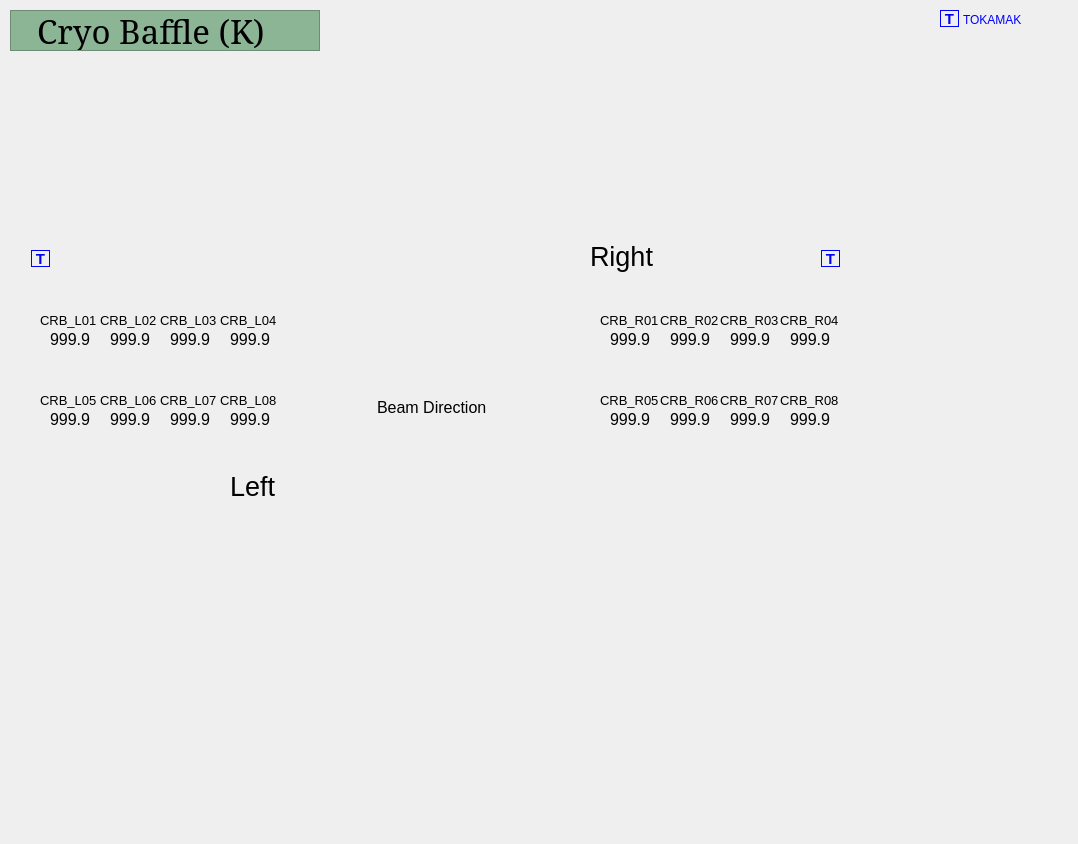
<?xml version="1.0" encoding="UTF-8"?>
<ui version="4.0">
 <class>Form</class>
 <widget class="QWidget" name="Form">
  <property name="geometry">
   <rect>
    <x>0</x>
    <y>0</y>
    <width>1078</width>
    <height>844</height>
   </rect>
  </property>
  <property name="windowTitle">
   <string>Form</string>
  </property>
  <widget class="CALabel" name="caLabel_518">
   <property name="geometry">
    <rect>
     <x>225</x>
     <y>410</y>
     <width>50</width>
     <height>19</height>
    </rect>
   </property>
   <property name="font">
    <font>
     <pointsize>12</pointsize>
    </font>
   </property>
   <property name="text">
    <string>999.9</string>
   </property>
   <property name="alignment">
    <set>Qt::AlignCenter</set>
   </property>
   <property name="pvname">
    <string>NB1_CRB_TTC_L08</string>
   </property>
   <property name="dmode" stdset="0">
    <enum>CALabel::RealOne</enum>
   </property>
   <property name="cmode" stdset="0">
    <enum>CALabel::Alarm</enum>
   </property>
  </widget>
  <widget class="QLabel" name="label_1152">
   <property name="geometry">
    <rect>
     <x>720</x>
     <y>390</y>
     <width>58</width>
     <height>20</height>
    </rect>
   </property>
   <property name="styleSheet">
    <string>font: 75 10pt;
color: rgb(0, 0, 0);</string>
   </property>
   <property name="text">
    <string>CRB_R07</string>
   </property>
  </widget>
  <widget class="QLabel" name="label_1143">
   <property name="geometry">
    <rect>
     <x>660</x>
     <y>390</y>
     <width>58</width>
     <height>20</height>
    </rect>
   </property>
   <property name="styleSheet">
    <string>font: 75 10pt;
color: rgb(0, 0, 0);</string>
   </property>
   <property name="text">
    <string>CRB_R06</string>
   </property>
  </widget>
  <widget class="CALabel" name="caLabel_525">
   <property name="geometry">
    <rect>
     <x>725</x>
     <y>410</y>
     <width>50</width>
     <height>19</height>
    </rect>
   </property>
   <property name="font">
    <font>
     <pointsize>12</pointsize>
    </font>
   </property>
   <property name="text">
    <string>999.9</string>
   </property>
   <property name="alignment">
    <set>Qt::AlignCenter</set>
   </property>
   <property name="pvname">
    <string>NB1_CRB_TTC_R07</string>
   </property>
   <property name="dmode" stdset="0">
    <enum>CALabel::RealOne</enum>
   </property>
   <property name="cmode" stdset="0">
    <enum>CALabel::Alarm</enum>
   </property>
  </widget>
  <widget class="QLabel" name="label_1149">
   <property name="geometry">
    <rect>
     <x>600</x>
     <y>390</y>
     <width>58</width>
     <height>20</height>
    </rect>
   </property>
   <property name="styleSheet">
    <string>font: 75 10pt;
color: rgb(0, 0, 0);</string>
   </property>
   <property name="text">
    <string>CRB_R05</string>
   </property>
  </widget>
  <widget class="QLabel" name="label_1151">
   <property name="geometry">
    <rect>
     <x>220</x>
     <y>310</y>
     <width>58</width>
     <height>20</height>
    </rect>
   </property>
   <property name="styleSheet">
    <string>font: 75 10pt;
color: rgb(0, 0, 0);</string>
   </property>
   <property name="text">
    <string>CRB_L04</string>
   </property>
  </widget>
  <widget class="CALabel" name="caLabel_519">
   <property name="geometry">
    <rect>
     <x>605</x>
     <y>330</y>
     <width>50</width>
     <height>19</height>
    </rect>
   </property>
   <property name="font">
    <font>
     <pointsize>12</pointsize>
    </font>
   </property>
   <property name="text">
    <string>999.9</string>
   </property>
   <property name="alignment">
    <set>Qt::AlignCenter</set>
   </property>
   <property name="pvname">
    <string>NB1_CRB_TTC_R01</string>
   </property>
   <property name="dmode" stdset="0">
    <enum>CALabel::RealOne</enum>
   </property>
   <property name="cmode" stdset="0">
    <enum>CALabel::Alarm</enum>
   </property>
  </widget>
  <widget class="QLabel" name="label_964">
   <property name="geometry">
    <rect>
     <x>10</x>
     <y>10</y>
     <width>310</width>
     <height>41</height>
    </rect>
   </property>
   <property name="font">
    <font>
     <family>serif</family>
     <pointsize>25</pointsize>
     <weight>9</weight>
     <italic>false</italic>
     <bold>false</bold>
    </font>
   </property>
   <property name="styleSheet">
    <string>font: 75 25pt &quot;serif&quot;;
color: rgb(0, 0, 0);
background-color: rgb(140,181,150);
</string>
   </property>
   <property name="frameShape">
    <enum>QFrame::StyledPanel</enum>
   </property>
   <property name="text">
    <string>  Cryo Baffle (K)</string>
   </property>
   <property name="alignment">
    <set>Qt::AlignLeading|Qt::AlignLeft|Qt::AlignVCenter</set>
   </property>
  </widget>
  <widget class="CALabel" name="caLabel_513">
   <property name="geometry">
    <rect>
     <x>165</x>
     <y>330</y>
     <width>50</width>
     <height>19</height>
    </rect>
   </property>
   <property name="font">
    <font>
     <pointsize>12</pointsize>
    </font>
   </property>
   <property name="text">
    <string>999.9</string>
   </property>
   <property name="alignment">
    <set>Qt::AlignCenter</set>
   </property>
   <property name="pvname">
    <string>NB1_CRB_TTC_L03</string>
   </property>
   <property name="dmode" stdset="0">
    <enum>CALabel::RealOne</enum>
   </property>
   <property name="cmode" stdset="0">
    <enum>CALabel::Alarm</enum>
   </property>
  </widget>
  <widget class="StaticGraphic" name="staticGraphic_119">
   <property name="geometry">
    <rect>
     <x>590</x>
     <y>270</y>
     <width>251</width>
     <height>200</height>
    </rect>
   </property>
   <property name="geometryType">
    <enum>StaticGraphic::Rectangle</enum>
   </property>
   <property name="fillMode">
    <enum>StaticGraphic::Solid</enum>
   </property>
   <property name="fillColor" stdset="0">
    <color>
     <red>180</red>
     <green>254</green>
     <blue>255</blue>
    </color>
   </property>
  </widget>
  <widget class="QLabel" name="label_1135">
   <property name="geometry">
    <rect>
     <x>220</x>
     <y>390</y>
     <width>58</width>
     <height>20</height>
    </rect>
   </property>
   <property name="styleSheet">
    <string>font: 75 10pt;
color: rgb(0, 0, 0);</string>
   </property>
   <property name="text">
    <string>CRB_L08</string>
   </property>
  </widget>
  <widget class="QLabel" name="label_1145">
   <property name="geometry">
    <rect>
     <x>40</x>
     <y>390</y>
     <width>58</width>
     <height>20</height>
    </rect>
   </property>
   <property name="styleSheet">
    <string>font: 75 10pt;
color: rgb(0, 0, 0);</string>
   </property>
   <property name="text">
    <string>CRB_L05</string>
   </property>
  </widget>
  <widget class="CALabel" name="caLabel_524">
   <property name="geometry">
    <rect>
     <x>785</x>
     <y>410</y>
     <width>50</width>
     <height>19</height>
    </rect>
   </property>
   <property name="font">
    <font>
     <pointsize>12</pointsize>
    </font>
   </property>
   <property name="text">
    <string>999.9</string>
   </property>
   <property name="alignment">
    <set>Qt::AlignCenter</set>
   </property>
   <property name="pvname">
    <string>NB1_CRB_TTC_R08</string>
   </property>
   <property name="dmode" stdset="0">
    <enum>CALabel::RealOne</enum>
   </property>
   <property name="cmode" stdset="0">
    <enum>CALabel::Alarm</enum>
   </property>
  </widget>
  <widget class="StaticGraphic" name="staticGraphic_122">
   <property name="geometry">
    <rect>
     <x>30</x>
     <y>270</y>
     <width>251</width>
     <height>200</height>
    </rect>
   </property>
   <property name="geometryType">
    <enum>StaticGraphic::Rectangle</enum>
   </property>
   <property name="fillMode">
    <enum>StaticGraphic::Solid</enum>
   </property>
   <property name="fillColor" stdset="0">
    <color>
     <red>180</red>
     <green>254</green>
     <blue>255</blue>
    </color>
   </property>
  </widget>
  <widget class="CALabel" name="caLabel_520">
   <property name="geometry">
    <rect>
     <x>725</x>
     <y>330</y>
     <width>50</width>
     <height>19</height>
    </rect>
   </property>
   <property name="font">
    <font>
     <pointsize>12</pointsize>
    </font>
   </property>
   <property name="text">
    <string>999.9</string>
   </property>
   <property name="alignment">
    <set>Qt::AlignCenter</set>
   </property>
   <property name="pvname">
    <string>NB1_CRB_TTC_R03</string>
   </property>
   <property name="dmode" stdset="0">
    <enum>CALabel::RealOne</enum>
   </property>
   <property name="cmode" stdset="0">
    <enum>CALabel::Alarm</enum>
   </property>
  </widget>
  <widget class="CALabel" name="caLabel_514">
   <property name="geometry">
    <rect>
     <x>225</x>
     <y>330</y>
     <width>50</width>
     <height>19</height>
    </rect>
   </property>
   <property name="font">
    <font>
     <pointsize>12</pointsize>
    </font>
   </property>
   <property name="text">
    <string>999.9</string>
   </property>
   <property name="alignment">
    <set>Qt::AlignCenter</set>
   </property>
   <property name="pvname">
    <string>NB1_CRB_TTC_L04</string>
   </property>
   <property name="dmode" stdset="0">
    <enum>CALabel::RealOne</enum>
   </property>
   <property name="cmode" stdset="0">
    <enum>CALabel::Alarm</enum>
   </property>
  </widget>
  <widget class="QLabel" name="label_1138">
   <property name="geometry">
    <rect>
     <x>160</x>
     <y>310</y>
     <width>58</width>
     <height>20</height>
    </rect>
   </property>
   <property name="styleSheet">
    <string>font: 75 10pt;
color: rgb(0, 0, 0);</string>
   </property>
   <property name="text">
    <string>CRB_L03</string>
   </property>
  </widget>
  <widget class="StaticGraphic" name="staticGraphic_123">
   <property name="geometry">
    <rect>
     <x>280</x>
     <y>350</y>
     <width>49</width>
     <height>49</height>
    </rect>
   </property>
   <property name="geometryType">
    <enum>StaticGraphic::RightArrow</enum>
   </property>
   <property name="geomDirection">
    <enum>StaticGraphic::Default</enum>
   </property>
   <property name="fillMode">
    <enum>StaticGraphic::Solid</enum>
   </property>
   <property name="fillColor" stdset="0">
    <color>
     <red>255</red>
     <green>0</green>
     <blue>0</blue>
    </color>
   </property>
   <property name="lineColor" stdset="0">
    <color>
     <red>255</red>
     <green>255</green>
     <blue>255</blue>
    </color>
   </property>
  </widget>
  <widget class="QLabel" name="label_1140">
   <property name="geometry">
    <rect>
     <x>100</x>
     <y>390</y>
     <width>58</width>
     <height>20</height>
    </rect>
   </property>
   <property name="styleSheet">
    <string>font: 75 10pt;
color: rgb(0, 0, 0);</string>
   </property>
   <property name="text">
    <string>CRB_L06</string>
   </property>
  </widget>
  <widget class="QLabel" name="label_1144">
   <property name="geometry">
    <rect>
     <x>40</x>
     <y>310</y>
     <width>58</width>
     <height>20</height>
    </rect>
   </property>
   <property name="styleSheet">
    <string>font: 75 10pt;
color: rgb(0, 0, 0);</string>
   </property>
   <property name="text">
    <string>CRB_L01</string>
   </property>
  </widget>
  <widget class="CALabel" name="caLabel_515">
   <property name="geometry">
    <rect>
     <x>45</x>
     <y>410</y>
     <width>50</width>
     <height>19</height>
    </rect>
   </property>
   <property name="font">
    <font>
     <pointsize>12</pointsize>
    </font>
   </property>
   <property name="text">
    <string>999.9</string>
   </property>
   <property name="alignment">
    <set>Qt::AlignCenter</set>
   </property>
   <property name="pvname">
    <string>NB1_CRB_TTC_L05</string>
   </property>
   <property name="dmode" stdset="0">
    <enum>CALabel::RealOne</enum>
   </property>
   <property name="cmode" stdset="0">
    <enum>CALabel::Alarm</enum>
   </property>
  </widget>
  <widget class="QLabel" name="label_1139">
   <property name="geometry">
    <rect>
     <x>100</x>
     <y>310</y>
     <width>58</width>
     <height>20</height>
    </rect>
   </property>
   <property name="styleSheet">
    <string>font: 75 10pt;
color: rgb(0, 0, 0);</string>
   </property>
   <property name="text">
    <string>CRB_L02</string>
   </property>
  </widget>
  <widget class="CALabel" name="caLabel_523">
   <property name="geometry">
    <rect>
     <x>605</x>
     <y>410</y>
     <width>50</width>
     <height>19</height>
    </rect>
   </property>
   <property name="font">
    <font>
     <pointsize>12</pointsize>
    </font>
   </property>
   <property name="text">
    <string>999.9</string>
   </property>
   <property name="alignment">
    <set>Qt::AlignCenter</set>
   </property>
   <property name="pvname">
    <string>NB1_CRB_TTC_R05</string>
   </property>
   <property name="dmode" stdset="0">
    <enum>CALabel::RealOne</enum>
   </property>
   <property name="cmode" stdset="0">
    <enum>CALabel::Alarm</enum>
   </property>
  </widget>
  <widget class="CALabel" name="caLabel_511">
   <property name="geometry">
    <rect>
     <x>45</x>
     <y>330</y>
     <width>50</width>
     <height>19</height>
    </rect>
   </property>
   <property name="font">
    <font>
     <pointsize>12</pointsize>
    </font>
   </property>
   <property name="text">
    <string>999.9</string>
   </property>
   <property name="alignment">
    <set>Qt::AlignCenter</set>
   </property>
   <property name="pvname">
    <string>NB1_CRB_TTC_L01</string>
   </property>
   <property name="dmode" stdset="0">
    <enum>CALabel::RealOne</enum>
   </property>
   <property name="cmode" stdset="0">
    <enum>CALabel::Alarm</enum>
   </property>
  </widget>
  <widget class="CALabel" name="caLabel_516">
   <property name="geometry">
    <rect>
     <x>105</x>
     <y>410</y>
     <width>50</width>
     <height>19</height>
    </rect>
   </property>
   <property name="font">
    <font>
     <pointsize>12</pointsize>
    </font>
   </property>
   <property name="text">
    <string>999.9</string>
   </property>
   <property name="alignment">
    <set>Qt::AlignCenter</set>
   </property>
   <property name="pvname">
    <string>NB1_CRB_TTC_L06</string>
   </property>
   <property name="dmode" stdset="0">
    <enum>CALabel::RealOne</enum>
   </property>
   <property name="cmode" stdset="0">
    <enum>CALabel::Alarm</enum>
   </property>
  </widget>
  <widget class="QLabel" name="label_1155">
   <property name="geometry">
    <rect>
     <x>377</x>
     <y>397</y>
     <width>130</width>
     <height>21</height>
    </rect>
   </property>
   <property name="styleSheet">
    <string>font: 75 12pt;
color: rgb(0, 0, 0);</string>
   </property>
   <property name="text">
    <string>Beam Direction</string>
   </property>
  </widget>
  <widget class="QLabel" name="label_1150">
   <property name="geometry">
    <rect>
     <x>780</x>
     <y>390</y>
     <width>58</width>
     <height>20</height>
    </rect>
   </property>
   <property name="styleSheet">
    <string>font: 75 10pt;
color: rgb(0, 0, 0);</string>
   </property>
   <property name="text">
    <string>CRB_R08</string>
   </property>
  </widget>
  <widget class="StaticGraphic" name="staticGraphic_121">
   <property name="geometry">
    <rect>
     <x>540</x>
     <y>350</y>
     <width>49</width>
     <height>49</height>
    </rect>
   </property>
   <property name="geometryType">
    <enum>StaticGraphic::LeftArrow</enum>
   </property>
   <property name="geomDirection">
    <enum>StaticGraphic::Default</enum>
   </property>
   <property name="fillMode">
    <enum>StaticGraphic::Solid</enum>
   </property>
   <property name="fillColor" stdset="0">
    <color>
     <red>255</red>
     <green>0</green>
     <blue>0</blue>
    </color>
   </property>
   <property name="lineColor" stdset="0">
    <color>
     <red>255</red>
     <green>255</green>
     <blue>255</blue>
    </color>
   </property>
  </widget>
  <widget class="CALabel" name="caLabel_521">
   <property name="geometry">
    <rect>
     <x>665</x>
     <y>330</y>
     <width>50</width>
     <height>19</height>
    </rect>
   </property>
   <property name="font">
    <font>
     <pointsize>12</pointsize>
    </font>
   </property>
   <property name="text">
    <string>999.9</string>
   </property>
   <property name="alignment">
    <set>Qt::AlignCenter</set>
   </property>
   <property name="pvname">
    <string>NB1_CRB_TTC_R02</string>
   </property>
   <property name="dmode" stdset="0">
    <enum>CALabel::RealOne</enum>
   </property>
   <property name="cmode" stdset="0">
    <enum>CALabel::Alarm</enum>
   </property>
  </widget>
  <widget class="QLabel" name="label_1156">
   <property name="geometry">
    <rect>
     <x>720</x>
     <y>310</y>
     <width>58</width>
     <height>20</height>
    </rect>
   </property>
   <property name="styleSheet">
    <string>font: 75 10pt;
color: rgb(0, 0, 0);</string>
   </property>
   <property name="text">
    <string>CRB_R03</string>
   </property>
  </widget>
  <widget class="CALabel" name="caLabel_512">
   <property name="geometry">
    <rect>
     <x>105</x>
     <y>330</y>
     <width>50</width>
     <height>19</height>
    </rect>
   </property>
   <property name="font">
    <font>
     <pointsize>12</pointsize>
    </font>
   </property>
   <property name="text">
    <string>999.9</string>
   </property>
   <property name="alignment">
    <set>Qt::AlignCenter</set>
   </property>
   <property name="pvname">
    <string>NB1_CRB_TTC_L02</string>
   </property>
   <property name="dmode" stdset="0">
    <enum>CALabel::RealOne</enum>
   </property>
   <property name="cmode" stdset="0">
    <enum>CALabel::Alarm</enum>
   </property>
  </widget>
  <widget class="CALabel" name="caLabel_517">
   <property name="geometry">
    <rect>
     <x>165</x>
     <y>410</y>
     <width>50</width>
     <height>19</height>
    </rect>
   </property>
   <property name="font">
    <font>
     <pointsize>12</pointsize>
    </font>
   </property>
   <property name="text">
    <string>999.9</string>
   </property>
   <property name="alignment">
    <set>Qt::AlignCenter</set>
   </property>
   <property name="pvname">
    <string>NB1_CRB_TTC_L07</string>
   </property>
   <property name="dmode" stdset="0">
    <enum>CALabel::RealOne</enum>
   </property>
   <property name="cmode" stdset="0">
    <enum>CALabel::Alarm</enum>
   </property>
  </widget>
  <widget class="CALabel" name="caLabel_526">
   <property name="geometry">
    <rect>
     <x>665</x>
     <y>410</y>
     <width>50</width>
     <height>19</height>
    </rect>
   </property>
   <property name="font">
    <font>
     <pointsize>12</pointsize>
    </font>
   </property>
   <property name="text">
    <string>999.9</string>
   </property>
   <property name="alignment">
    <set>Qt::AlignCenter</set>
   </property>
   <property name="pvname">
    <string>NB1_CRB_TTC_R06</string>
   </property>
   <property name="dmode" stdset="0">
    <enum>CALabel::RealOne</enum>
   </property>
   <property name="cmode" stdset="0">
    <enum>CALabel::Alarm</enum>
   </property>
  </widget>
  <widget class="QLabel" name="label_1147">
   <property name="geometry">
    <rect>
     <x>660</x>
     <y>310</y>
     <width>58</width>
     <height>20</height>
    </rect>
   </property>
   <property name="styleSheet">
    <string>font: 75 10pt;
color: rgb(0, 0, 0);</string>
   </property>
   <property name="text">
    <string>CRB_R02</string>
   </property>
  </widget>
  <widget class="StaticGraphic" name="staticGraphic_120">
   <property name="geometry">
    <rect>
     <x>350</x>
     <y>290</y>
     <width>171</width>
     <height>151</height>
    </rect>
   </property>
   <property name="geometryType">
    <enum>StaticGraphic::Rectangle</enum>
   </property>
   <property name="fillMode">
    <enum>StaticGraphic::Solid</enum>
   </property>
   <property name="fillColor" stdset="0">
    <color>
     <red>255</red>
     <green>255</green>
     <blue>255</blue>
    </color>
   </property>
  </widget>
  <widget class="StaticGraphic" name="staticGraphic_124">
   <property name="geometry">
    <rect>
     <x>329</x>
     <y>270</y>
     <width>211</width>
     <height>200</height>
    </rect>
   </property>
   <property name="geometryType">
    <enum>StaticGraphic::Rectangle</enum>
   </property>
   <property name="fillMode">
    <enum>StaticGraphic::Solid</enum>
   </property>
   <property name="fillColor" stdset="0">
    <color>
     <red>180</red>
     <green>254</green>
     <blue>255</blue>
    </color>
   </property>
  </widget>
  <widget class="QLabel" name="label_1154">
   <property name="geometry">
    <rect>
     <x>590</x>
     <y>240</y>
     <width>71</width>
     <height>32</height>
    </rect>
   </property>
   <property name="styleSheet">
    <string>font: 75 20pt;
color: rgb(0, 0, 0);</string>
   </property>
   <property name="text">
    <string>Right</string>
   </property>
  </widget>
  <widget class="QLabel" name="label_1148">
   <property name="geometry">
    <rect>
     <x>600</x>
     <y>310</y>
     <width>58</width>
     <height>20</height>
    </rect>
   </property>
   <property name="styleSheet">
    <string>font: 75 10pt;
color: rgb(0, 0, 0);</string>
   </property>
   <property name="text">
    <string>CRB_R01</string>
   </property>
  </widget>
  <widget class="CALabel" name="caLabel_522">
   <property name="geometry">
    <rect>
     <x>785</x>
     <y>330</y>
     <width>50</width>
     <height>19</height>
    </rect>
   </property>
   <property name="font">
    <font>
     <pointsize>12</pointsize>
    </font>
   </property>
   <property name="text">
    <string>999.9</string>
   </property>
   <property name="alignment">
    <set>Qt::AlignCenter</set>
   </property>
   <property name="pvname">
    <string>NB1_CRB_TTC_R04</string>
   </property>
   <property name="dmode" stdset="0">
    <enum>CALabel::RealOne</enum>
   </property>
   <property name="cmode" stdset="0">
    <enum>CALabel::Alarm</enum>
   </property>
  </widget>
  <widget class="QLabel" name="label_1137">
   <property name="geometry">
    <rect>
     <x>230</x>
     <y>470</y>
     <width>51</width>
     <height>32</height>
    </rect>
   </property>
   <property name="styleSheet">
    <string>font: 75 20pt;
color: rgb(0, 0, 0);</string>
   </property>
   <property name="text">
    <string>Left</string>
   </property>
  </widget>
  <widget class="QLabel" name="label_1136">
   <property name="geometry">
    <rect>
     <x>160</x>
     <y>390</y>
     <width>58</width>
     <height>20</height>
    </rect>
   </property>
   <property name="styleSheet">
    <string>font: 75 10pt;
color: rgb(0, 0, 0);</string>
   </property>
   <property name="text">
    <string>CRB_L07</string>
   </property>
  </widget>
  <widget class="QLabel" name="label_1142">
   <property name="geometry">
    <rect>
     <x>780</x>
     <y>310</y>
     <width>58</width>
     <height>20</height>
    </rect>
   </property>
   <property name="styleSheet">
    <string>font: 75 10pt;
color: rgb(0, 0, 0);</string>
   </property>
   <property name="text">
    <string>CRB_R04</string>
   </property>
  </widget>
  <widget class="QLabel" name="label_17">
   <property name="geometry">
    <rect>
     <x>963</x>
     <y>11</y>
     <width>61</width>
     <height>17</height>
    </rect>
   </property>
   <property name="font">
    <font>
     <pointsize>9</pointsize>
    </font>
   </property>
   <property name="styleSheet">
    <string notr="true">color:blue;</string>
   </property>
   <property name="text">
    <string>TOKAMAK</string>
   </property>
  </widget>
  <widget class="QLabel" name="label_16">
   <property name="geometry">
    <rect>
     <x>940</x>
     <y>10</y>
     <width>19</width>
     <height>17</height>
    </rect>
   </property>
   <property name="font">
    <font>
     <pointsize>11</pointsize>
     <weight>75</weight>
     <bold>true</bold>
    </font>
   </property>
   <property name="styleSheet">
    <string notr="true">color:blue;</string>
   </property>
   <property name="frameShape">
    <enum>QFrame::Box</enum>
   </property>
   <property name="text">
    <string>T</string>
   </property>
   <property name="alignment">
    <set>Qt::AlignCenter</set>
   </property>
  </widget>
  <widget class="QLabel" name="label_18">
   <property name="geometry">
    <rect>
     <x>31</x>
     <y>250</y>
     <width>19</width>
     <height>17</height>
    </rect>
   </property>
   <property name="font">
    <font>
     <pointsize>11</pointsize>
     <weight>75</weight>
     <bold>true</bold>
    </font>
   </property>
   <property name="styleSheet">
    <string notr="true">color:blue;</string>
   </property>
   <property name="frameShape">
    <enum>QFrame::Box</enum>
   </property>
   <property name="text">
    <string>T</string>
   </property>
   <property name="alignment">
    <set>Qt::AlignCenter</set>
   </property>
  </widget>
  <widget class="QLabel" name="label_19">
   <property name="geometry">
    <rect>
     <x>821</x>
     <y>250</y>
     <width>19</width>
     <height>17</height>
    </rect>
   </property>
   <property name="font">
    <font>
     <pointsize>11</pointsize>
     <weight>75</weight>
     <bold>true</bold>
    </font>
   </property>
   <property name="styleSheet">
    <string notr="true">color:blue;</string>
   </property>
   <property name="frameShape">
    <enum>QFrame::Box</enum>
   </property>
   <property name="text">
    <string>T</string>
   </property>
   <property name="alignment">
    <set>Qt::AlignCenter</set>
   </property>
  </widget>
  <widget class="StaticGraphic" name="staticGraphic_266">
   <property name="geometry">
    <rect>
     <x>419</x>
     <y>355</y>
     <width>30</width>
     <height>40</height>
    </rect>
   </property>
   <property name="geometryType">
    <enum>StaticGraphic::RDiagonalLine</enum>
   </property>
   <property name="lineColor" stdset="0">
    <color>
     <red>255</red>
     <green>255</green>
     <blue>255</blue>
    </color>
   </property>
  </widget>
  <widget class="StaticGraphic" name="staticGraphic_264">
   <property name="geometry">
    <rect>
     <x>420</x>
     <y>353</y>
     <width>30</width>
     <height>40</height>
    </rect>
   </property>
   <property name="geometryType">
    <enum>StaticGraphic::LDiagonalLine</enum>
   </property>
   <property name="lineColor" stdset="0">
    <color>
     <red>255</red>
     <green>255</green>
     <blue>255</blue>
    </color>
   </property>
  </widget>
  <widget class="StaticGraphic" name="staticGraphic_265">
   <property name="geometry">
    <rect>
     <x>410</x>
     <y>350</y>
     <width>49</width>
     <height>49</height>
    </rect>
   </property>
   <property name="geometryType">
    <enum>StaticGraphic::Ellipse</enum>
   </property>
   <property name="fillMode">
    <enum>StaticGraphic::Solid</enum>
   </property>
   <property name="fillColor" stdset="0">
    <color>
     <red>255</red>
     <green>0</green>
     <blue>0</blue>
    </color>
   </property>
   <property name="lineColor" stdset="0">
    <color>
     <red>255</red>
     <green>255</green>
     <blue>255</blue>
    </color>
   </property>
  </widget>
  <zorder>staticGraphic_124</zorder>
  <zorder>staticGraphic_119</zorder>
  <zorder>staticGraphic_122</zorder>
  <zorder>staticGraphic_120</zorder>
  <zorder>staticGraphic_265</zorder>
  <zorder>caLabel_518</zorder>
  <zorder>label_1152</zorder>
  <zorder>label_1143</zorder>
  <zorder>caLabel_525</zorder>
  <zorder>label_1149</zorder>
  <zorder>label_1151</zorder>
  <zorder>caLabel_519</zorder>
  <zorder>label_964</zorder>
  <zorder>caLabel_513</zorder>
  <zorder>label_1135</zorder>
  <zorder>label_1145</zorder>
  <zorder>caLabel_524</zorder>
  <zorder>caLabel_520</zorder>
  <zorder>caLabel_514</zorder>
  <zorder>label_1138</zorder>
  <zorder>staticGraphic_123</zorder>
  <zorder>label_1140</zorder>
  <zorder>label_1144</zorder>
  <zorder>caLabel_515</zorder>
  <zorder>label_1139</zorder>
  <zorder>caLabel_523</zorder>
  <zorder>caLabel_511</zorder>
  <zorder>caLabel_516</zorder>
  <zorder>label_1155</zorder>
  <zorder>label_1150</zorder>
  <zorder>staticGraphic_121</zorder>
  <zorder>caLabel_521</zorder>
  <zorder>label_1156</zorder>
  <zorder>caLabel_512</zorder>
  <zorder>caLabel_517</zorder>
  <zorder>caLabel_526</zorder>
  <zorder>label_1147</zorder>
  <zorder>label_1154</zorder>
  <zorder>label_1148</zorder>
  <zorder>caLabel_522</zorder>
  <zorder>label_1137</zorder>
  <zorder>label_1136</zorder>
  <zorder>label_1142</zorder>
  <zorder>label_17</zorder>
  <zorder>label_16</zorder>
  <zorder>label_18</zorder>
  <zorder>label_19</zorder>
  <zorder>staticGraphic_266</zorder>
  <zorder>staticGraphic_264</zorder>
 </widget>
 <customwidgets>
  <customwidget>
   <class>CALabel</class>
   <extends>QLabel</extends>
   <header>caLabel.h</header>
  </customwidget>
  <customwidget>
   <class>StaticGraphic</class>
   <extends>QWidget</extends>
   <header>staticGraphic.h</header>
  </customwidget>
 </customwidgets>
 <resources/>
 <connections/>
</ui>
